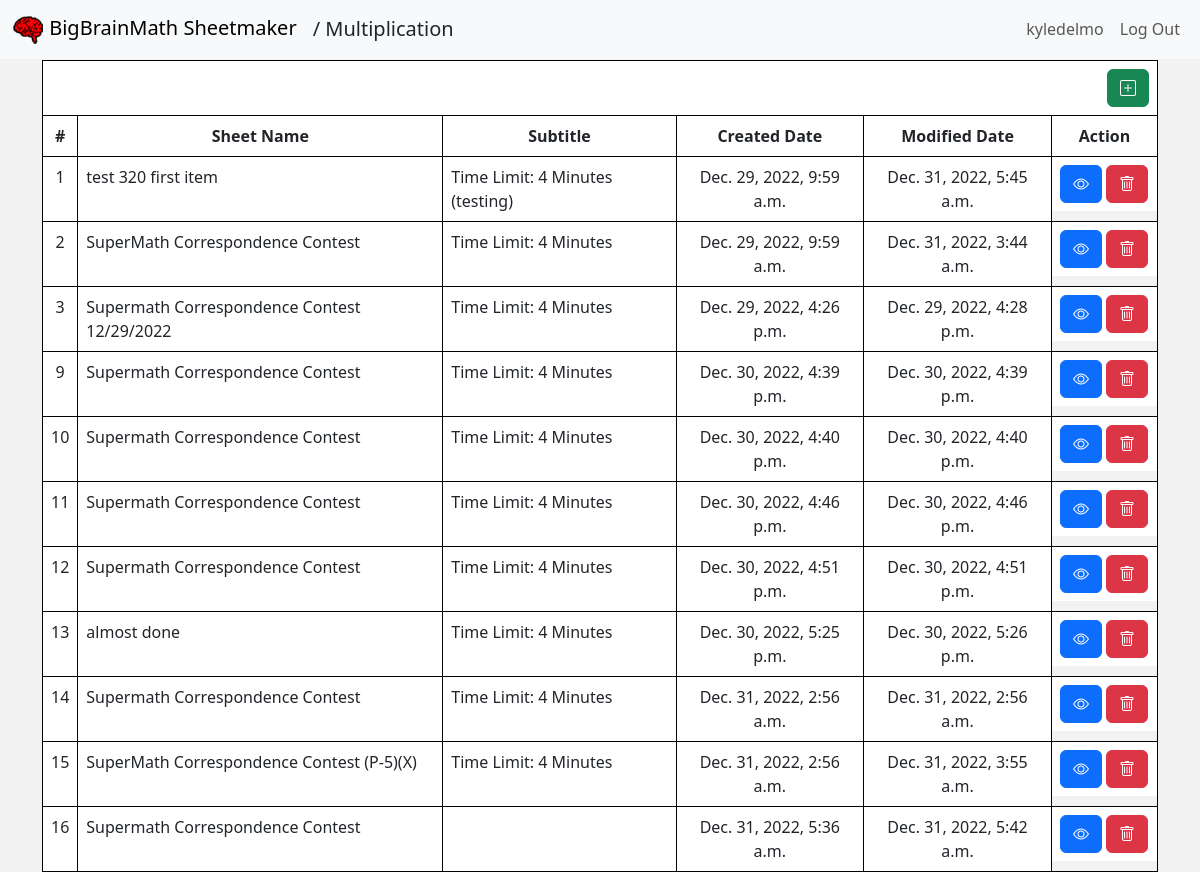
Page /multiplication (signed in) on the earlier database version.
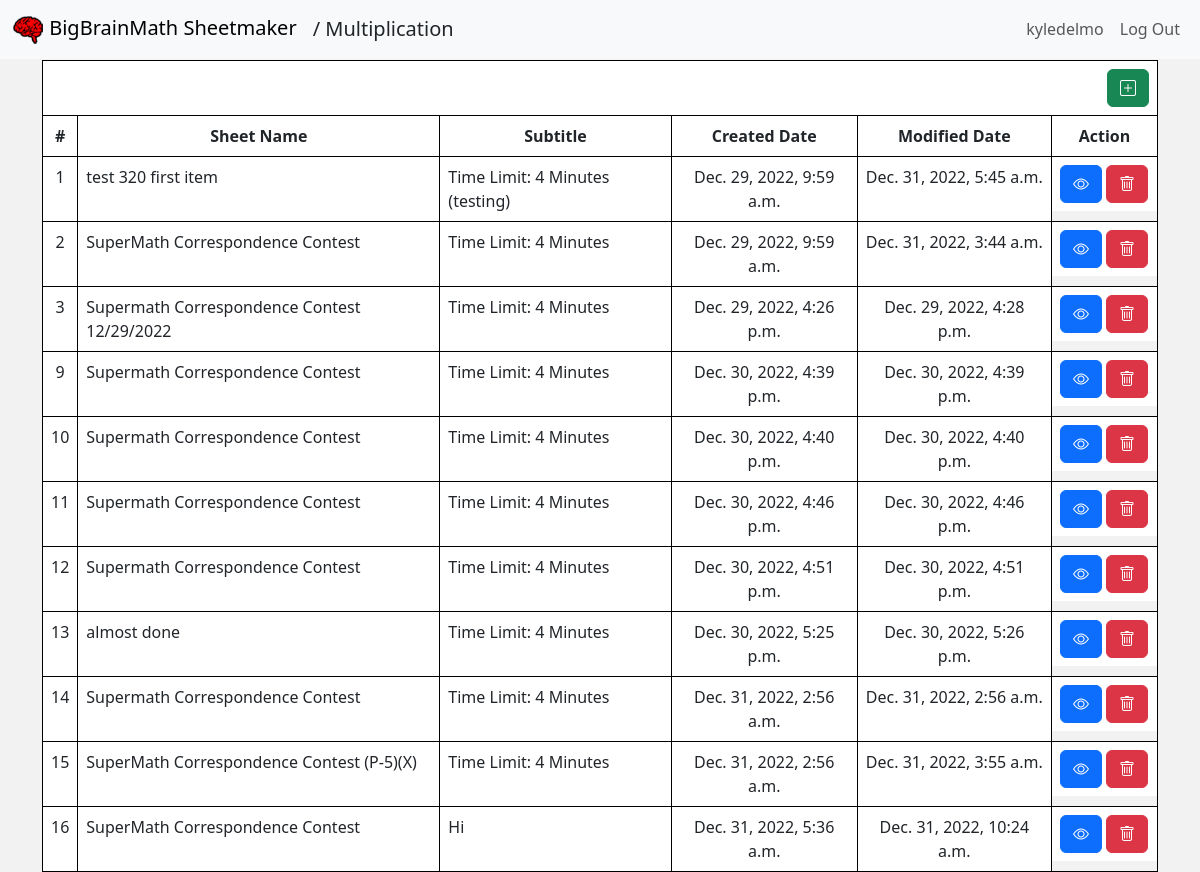
Same page on the later database version.
### sheetmaker/models.py (models this page shows)
class Sheet(models.Model):
    user_id = models.PositiveIntegerField()
    sheet_name = models.CharField(max_length=50, default="Supermath Correspondence Contest")
    sheet_subname = models.CharField(max_length=50, default="Time Limit: 4 Minutes")
    problem_data = models.JSONField()
    sheet_type = models.CharField(max_length=20)
    created = models.DateTimeField(default=datetime.utcnow())
    modified = models.DateTimeField(default=datetime.utcnow())

### sheetmaker/views.py (the view)
# urls.py: path('multiplication', views.multiplication, name='multiplication'),
@login_required(login_url="/login")
def multiplication(request):
    sheets = Sheet.objects.filter(sheet_type="multiplication", user_id=request.user.id)
    return render(request, "sheetmaker/sheet.html", {
        "sheet_type": "Multiplication",
        "sheets": sheets
    })

### sheetmaker/templates/sheetmaker/sheet.html (shortened to what this page needs)
{% extends "sheetmaker/layout.html" %}
{% load tz %}
{% load custom_tags %}
{% block subtitle %}
    <span class="sub-title">/&nbsp;{{ sheet_type }}</span>
{% endblock %}
{% block body %}
    <div class="problem-sheet">
        {% if sheet_type == "Multiplication" %}
            <table class="table table-hover">
                <thead>
                    <tr>
                        <th colspan="6" class="create-col">
                            <div>
                                <form action="{% url 'createMultiplication' %}" method="POST">
                                    <button type="submit" class="btn btn-success">
                                        <i class="bi bi-plus-square"></i>
                                    </button>
                                </form>
                            </div>
                        </th>
                    </tr>
                    <tr>
                        <th scope="col">#</th>
                        <th scope="col">Sheet Name</th>
                        <th scope="col">Subtitle</th>
                        <th scope="col">Created Date</th>
                        <th scope="col">Modified Date</th>
                        <th scope="col" class="action-col">Action</th>
                    </tr>
                </thead>
                <tbody>
                    {% for sheet in sheets %}
                    <tr>
                        <td>{{ sheet.id }}</td>
                        <td class="text-start">{{ sheet.sheet_name }}</td>
                        <td class="text-start">{{ sheet.sheet_subname }}</td>
                        {% localtime on %}
                            <td class="datetime">{{ sheet.created }}</td>
                            <td class="datetime">{{ sheet.modified }}</td>
                        {% endlocaltime %}
                        <td class="action-col">
                            <a href="/multiplication/{{ sheet.id }}/view" class="btn btn-primary">
                                <i class="bi bi-eye"></i>
                            </a>
                            <form action="{% url 'deleteMultiplication' %}" method="POST">
                                <button type="submit" class="btn btn-danger">
                                    <i class="bi bi-trash"></i>
                                </button>
                            </form>
                        </td>
                    {% endfor %}
                </tbody>
            </table>
        {% endif %}
    </div>
{% endblock %}

Differences in the rows shown:
changed Sheet id 16: sheet_name "Supermath Correspondence Contest" → "SuperMath Correspondence Contest"; sheet_subname (not shown) → "Hi"; modified "Dec. 31, 2022, 5:42 a.m." → "Dec. 31, 2022, 10:24 a.m."
